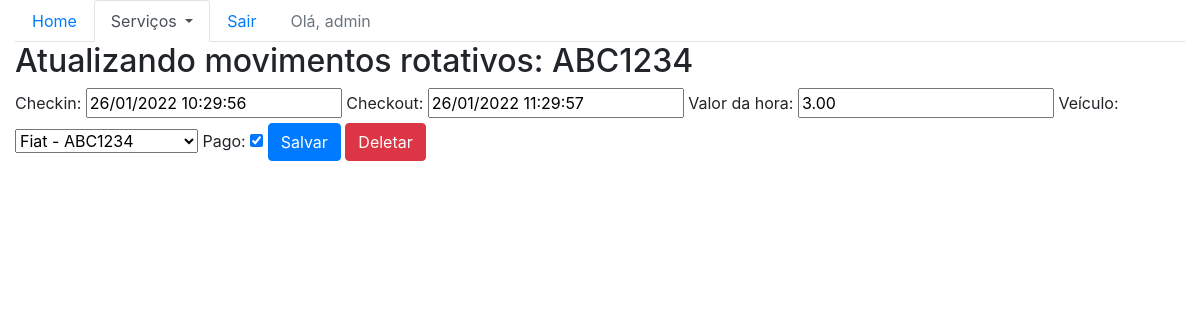
Page /sistema/mov-rot-update/1 (signed in) on the committed database.
### core/models.py (models this page shows, shortened)
class movRotativo(models.Model):
    checkin = models.DateTimeField(auto_now=False)
    checkout = models.DateTimeField(auto_now=False, null=True, blank=True)
    valor_hora = models.DecimalField("valor da hora", max_digits=5, decimal_places=2)
    veiculo = models.ForeignKey(Veiculo, verbose_name="veículo", on_delete=models.CASCADE)
    pago = models.BooleanField(default=False)
    class Meta:
        verbose_name = "Movimento rotativo"
        verbose_name_plural = "Movimentos rotativos"
    def __str__(self):
        return self.veiculo.placa

class Veiculo(models.Model):
    marca = models.ForeignKey("Marca", on_delete=models.CASCADE)
    placa = models.CharField(max_length=7)
    proprietario = models.ForeignKey("Pessoa", verbose_name="proprietário", on_delete=models.CASCADE)
    cor = models.CharField(max_length=15)
    observacoes = models.TextField("observações")
    class Meta:
        verbose_name = "Veículo"
        verbose_name_plural = "Veículos"
    def __str__(self):
        return self.marca.nome + " - " + self.placa

### core/views.py (the view)
@login_required
def movRotativos_update(request, id):
    data = {}
    mov_rotativo = movRotativo.objects.get(id=id)
    form = MovRotForm(request.POST or None, instance=mov_rotativo)
    data['mov_rotativo'] = mov_rotativo
    data['form'] = form
    if request.method == 'POST':
        if form.is_valid():
            form.save()
            return redirect('core_lista_movrotativos')
    else:
        return render(request, 'core/update_movrotativos.html', data)

### core/forms.py
class MovRotForm(ModelForm):
    class Meta:
        model = movRotativo
        fields = ('__all__')

### core/templates/core/update_movrotativos.html (shortened to what this page needs)
{% extends 'base.html' %}
{% load bootstrap %}
{% block main %}
    <div class="row">
        <div class="col">
            <h2>Atualizando movimentos rotativos: {{ mov_rotativo }} </h2>
        </div>
    </div>
    <div class="row">
        <div class="col">
            <form
                action="{% url 'core_movrotativos_update' mov_rotativo.id %}"
                method="post">
                {{ form|bootstrap }}
                <button class="btn btn-primary" type="submit">Salvar</button>
                <a
                    href="{% url 'core_delete_movrot' mov_rotativo.id %}"
                    class="btn btn-danger">
                    Deletar
                </a>
            </form>
        </div>
    </div>
{% endblock main %}

### templates/base.html (shortened to what this page needs)
{% load static %}
<!DOCTYPE html>
<html lang="pt-br">
<head>
    <link rel="stylesheet" href="{% static 'bootstrap/css/bootstrap.css' %}">
</head>
<body>
    <div class="container-fluid">
        <ul class="nav nav-tabs">
            <li class="nav-item">
                <a
                    class="nav-link
                        "
                    href="{% url 'core_home' %}">
                    Home
                </a>
            </li>
            <li class="nav-item dropdown">
                <a
                    class="nav-link dropdown-toggle
                        {% if not request.resolver_match.url_name == 'core_home' %}
                            active
                        {% endif %}"
                    data-toggle="dropdown" href="#"
                    role="button"
                    aria-haspopup="true"
                    aria-expanded="false">
                    Serviços
                </a>
            </li>
            {% if user.is_authenticated %}
                <li class="nav-item">
                    <a class="nav-link" href="{% url 'logout' %}">Sair</a>
                </li>
                <li class="nav-item">
                    <a class="nav-link disabled" href="#">Olá, {{ user }}</a>
                </li>
            {% else %}
                <li class="nav-item">
                    <a class="nav-link" href="{% url 'login' %}">Entrar</a>
                </li>
            {% endif %}
        </ul>
        {% block main %}
        {% endblock main %}
    </div>
</body>
</html>

### rows in the picture
movRotativo: veiculo.placa "ABC1234", checkin "26/01/2022 10:29:56", checkout "26/01/2022 11:29:57", valor_hora "3.00", veiculo "Fiat - ABC1234", pago "☑"

### other values in the picture
{{ user }} "admin"
